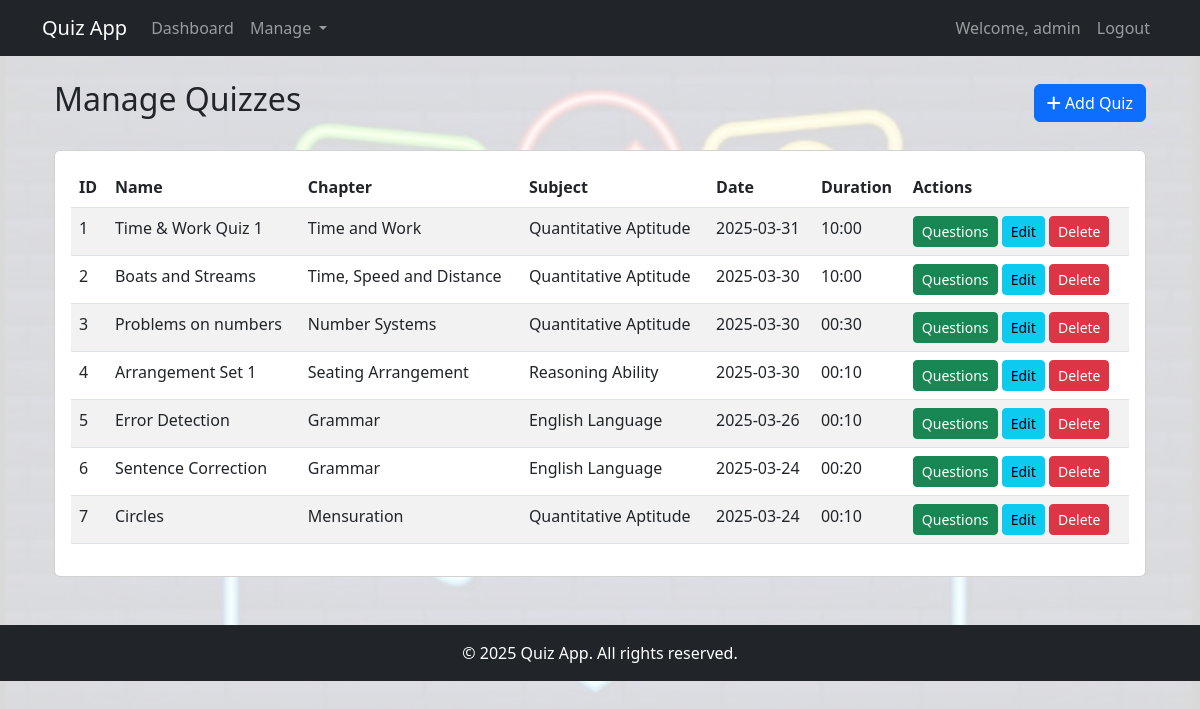
Page /admin/quizzes (signed in) on the committed database.
### app.py (models this page shows)
class Quiz(db.Model):
    id = db.Column(db.Integer, primary_key=True)
    name = db.Column(db.String(120), nullable=False)
    chapter_id = db.Column(db.Integer, db.ForeignKey('chapter.id'), nullable=False)
    date_of_quiz = db.Column(db.Date)
    time_duration = db.Column(db.Time)
    remarks = db.Column(db.Text)
    questions = db.relationship('Question', backref='quiz', lazy=True)
    scores = db.relationship('Score', backref='quiz', lazy=True)

class Chapter(db.Model):
    id = db.Column(db.Integer, primary_key=True)
    name = db.Column(db.String(120), nullable=False)
    description = db.Column(db.Text)
    subject_id = db.Column(db.Integer, db.ForeignKey('subject.id'), nullable=False)
    quizzes = db.relationship('Quiz', backref='chapter', lazy=True)

class Subject(db.Model):
    id = db.Column(db.Integer, primary_key=True)
    name = db.Column(db.String(120), nullable=False)
    description = db.Column(db.Text)
    chapters = db.relationship('Chapter', backref='subject', lazy=True)

### app.py (the view, shortened to what this page needs)
@app.route('/admin/quizzes', methods=['GET', 'POST'])
def admin_quizzes():
    if not session.get('is_admin'):
        flash('Access denied!', 'danger')
        return redirect(url_for('login'))
    form = QuizForm()
    form.chapter_id.choices = [(c.id, f"{c.subject.name} - {c.name}") for c in Chapter.query.join(Subject).all()]
    quizzes = Quiz.query.join(Chapter).join(Subject).all()
    return render_template('admin/quizzes.html', form=form, quizzes=quizzes)

### templates/admin/quizzes.html (shortened to what this page needs)
{% extends "base.html" %}
{% block content %}
<div class="container">
    <div class="d-flex justify-content-between align-items-center mb-4">
        <h2>Manage Quizzes</h2>
        <button class="btn btn-primary" data-bs-toggle="modal" data-bs-target="#addQuizModal">
            <i class="fas fa-plus"></i> Add Quiz
        </button>
    </div>
    <div class="card">
        <div class="card-body">
            {% if quizzes %}
                <div class="table-responsive">
                    <table class="table table-striped">
                        <thead>
                            <tr>
                                <th>ID</th>
                                <th>Name</th>
                                <th>Chapter</th>
                                <th>Subject</th>
                                <th>Date</th>
                                <th>Duration</th>
                                <th>Actions</th>
                            </tr>
                        </thead>
                        <tbody>
                            {% for quiz in quizzes %}
                                <tr>
                                    <td>{{ quiz.id }}</td>
                                    <td>{{ quiz.name }}</td>
                                    <td>{{ quiz.chapter.name }}</td>
                                    <td>{{ quiz.chapter.subject.name }}</td>
                                    <td>{{ quiz.date_of_quiz.strftime('%Y-%m-%d') if quiz.date_of_quiz else 'N/A' }}</td>
                                    <td>{{ quiz.time_duration.strftime('%H:%M') if quiz.time_duration else 'N/A' }}</td>
                                    <td>
                                        <a href="{{ url_for('admin_questions', quiz_id=quiz.id) }}"
                                           class="btn btn-sm btn-success">Questions</a>
                                        <a href="#" class="btn btn-sm btn-info">Edit</a>
                                        <a href="{{ url_for('delete_quiz', id=quiz.id) }}"
                                           class="btn btn-sm btn-danger"
                                           onclick="return confirm('Are you sure?')">Delete</a>
                                    </td>
                                </tr>
                            {% endfor %}
                        </tbody>
                    </table>
                </div>
            {% else %}
                <p class="text-center">No quizzes found.</p>
            {% endif %}
        </div>
    </div>
</div>
{% endblock %}

### static/css/style.css (style rules this page uses)
body { background-image: url('../images/IMG-20250325-WA0000.jpg'); background-size: cover; background-position: center; background-attachment: fixed; background-repeat: no-repeat; min-height: 100vh; }
body::before { content: ""; position: fixed; top: 0; left: 0; right: 0; bottom: 0; background-color: rgba(255, 255, 255, 0.85); z-index: -1; }

### rows in the picture
Quiz: id "1", name "Time & Work Quiz 1", chapter.name "Time and Work", chapter.subject.name "Quantitative Aptitude", date_of_quiz "2025-03-31", time_duration "10:00"
Quiz: id "2", name "Boats and Streams", chapter.name "Time, Speed and Distance", chapter.subject.name "Quantitative Aptitude", date_of_quiz "2025-03-30", time_duration "10:00"
Quiz: id "3", name "Problems on numbers", chapter.name "Number Systems", chapter.subject.name "Quantitative Aptitude", date_of_quiz "2025-03-30", time_duration "00:30"
Quiz: id "4", name "Arrangement Set 1", chapter.name "Seating Arrangement", chapter.subject.name "Reasoning Ability", date_of_quiz "2025-03-30", time_duration "00:10"
Quiz: id "5", name "Error Detection", chapter.name "Grammar", chapter.subject.name "English Language", date_of_quiz "2025-03-26", time_duration "00:10"
Quiz: id "6", name "Sentence Correction", chapter.name "Grammar", chapter.subject.name "English Language", date_of_quiz "2025-03-24", time_duration "00:20"
Quiz: id "7", name "Circles", chapter.name "Mensuration", chapter.subject.name "Quantitative Aptitude", date_of_quiz "2025-03-24", time_duration "00:10"

### other values in the picture
{{ session.get('username') }} "admin"
